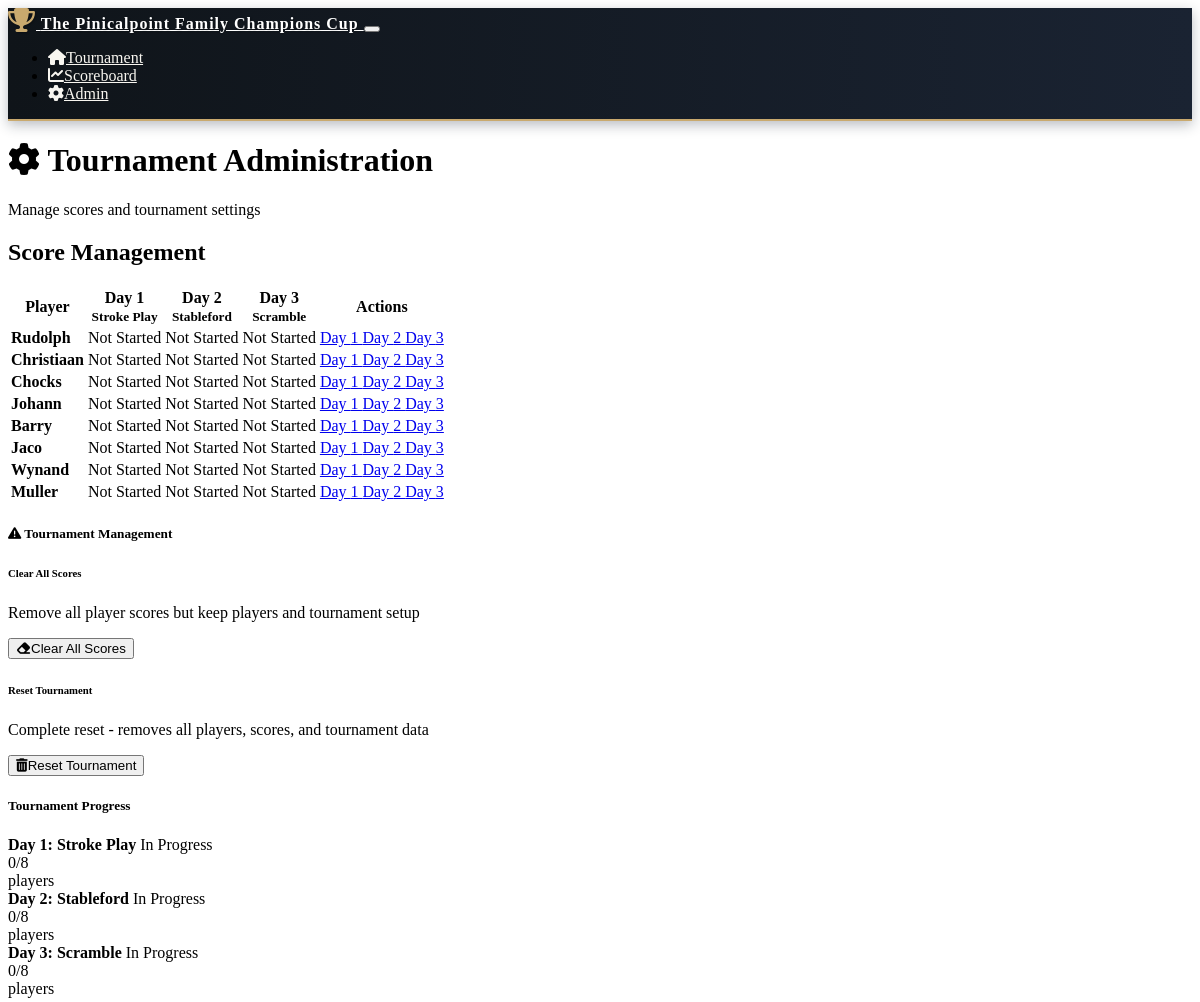
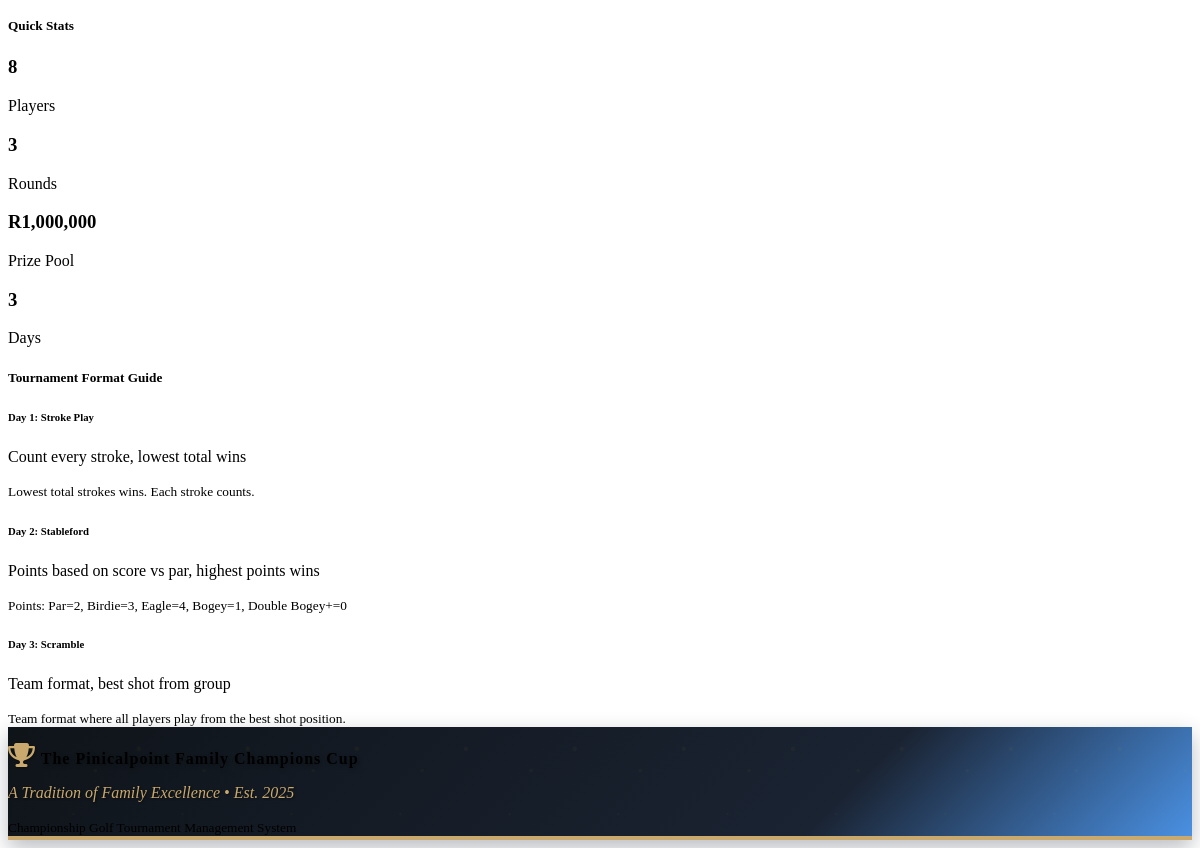
The page /admin on the database its author committed (2 pictures, top to bottom).
### models.py (models this page shows)
class Round(db.Model):
    id = db.Column(db.Integer, primary_key=True)
    tournament_id = db.Column(db.Integer, db.ForeignKey('tournament.id'), nullable=False)
    day = db.Column(db.Integer, nullable=False)  # 1, 2, or 3
    format = db.Column(db.String(50), nullable=False)  # 'stroke_play', 'stableford', 'scramble'
    date = db.Column(db.Date, nullable=False)
    completed = db.Column(db.Boolean, default=False)
    scores = db.relationship('Score', backref='round', lazy=True)

class Player(db.Model):
    id = db.Column(db.Integer, primary_key=True)
    name = db.Column(db.String(100), nullable=False)
    tournament_id = db.Column(db.Integer, db.ForeignKey('tournament.id'), nullable=False)
    handicap = db.Column(db.Integer, default=0)
    created_at = db.Column(db.DateTime, default=datetime.utcnow)
    scores = db.relationship('Score', backref='player', lazy=True)

class Tournament(db.Model):
    id = db.Column(db.Integer, primary_key=True)
    name = db.Column(db.String(100), nullable=False, default="The Pinicalpoint Family Champions Cup")
    start_date = db.Column(db.Date, nullable=False)
    total_prize_pool = db.Column(db.Integer, default=1000000)
    created_at = db.Column(db.DateTime, default=datetime.utcnow)
    players = db.relationship('Player', backref='tournament', lazy=True)
    rounds = db.relationship('Round', backref='tournament', lazy=True)

### routes.py (the view)
@app.route('/admin')
def admin():
    tournament = Tournament.query.first()
    if not tournament:
        return redirect(url_for('player_setup'))
    players = Player.query.filter_by(tournament_id=tournament.id).all()
    rounds = Round.query.filter_by(tournament_id=tournament.id).order_by(Round.day).all()
    return render_template('admin.html',
                         tournament=tournament,
                         players=players,
                         rounds=rounds,
                         tournament_formats=TOURNAMENT_FORMATS)

### templates/admin.html (shortened to what this page needs)
{% extends "base.html" %}
{% block content %}
<div class="container">
    <div class="row mb-4">
        <div class="col-12">
            <div class="card bg-primary">
                <div class="card-body">
                    <h1 class="card-title text-white mb-0">
                        <i class="fas fa-cog me-2"></i>
                        Tournament Administration
                    </h1>
                    <p class="card-text text-white-50 mb-0">Manage scores and tournament settings</p>
                </div>
            </div>
        </div>
    </div>
    <div class="row mb-4">
        <div class="col-12">
            <h2 class="mb-3">Score Management</h2>
            <div class="card">
                <div class="card-body">
                    <div class="table-responsive">
                        <table class="table table-hover">
                            <thead class="table-dark">
                                <tr>
                                    <th>Player</th>
                                    {% for round in rounds %}
                                    <th class="text-center">
                                        Day {{ round.day }}<br>
                                        <small>{{ tournament_formats[round.day].name }}</small>
                                    </th>
                                    {% endfor %}
                                    <th>Actions</th>
                                </tr>
                            </thead>
                            <tbody>
                                {% for player in players %}
                                <tr>
                                    <td><strong>{{ player.name }}</strong></td>
                                    {% for round in rounds %}
                                    <td class="text-center">
                                        {% set score = player.scores|selectattr('round_id', 'equalto', round.id)|first %}
                                        {% if score and score.total_strokes %}
                                            {% if round.format == 'stableford' %}
                                                <span class="badge bg-success">{{ score.stableford_points }} pts</span>
                                            {% else %}
                                                <span class="badge bg-info">{{ score.total_strokes }}</span>
                                            {% endif %}
                                        {% else %}
                                            <span class="text-muted">Not Started</span>
                                        {% endif %}
                                    </td>
                                    {% endfor %}
                                    <td>
                                        <div class="btn-group" role="group">
                                            {% for round in rounds %}
                                            <a href="{{ url_for('scorecard', player_id=player.id, round_id=round.id) }}"
                                               class="btn btn-sm btn-outline-primary">
                                                Day {{ round.day }}
                                            </a>
                                            {% endfor %}
                                        </div>
                                    </td>
                                </tr>
                                {% endfor %}
                            </tbody>
                        </table>
                    </div>
                </div>
            </div>
        </div>
    </div>
    <div class="row mb-4">
        <div class="col-12">
            <div class="card border-warning">
                <div class="card-header bg-warning text-dark">
                    <h5 class="mb-0">
                        <i class="fas fa-exclamation-triangle me-2"></i>
                        Tournament Management
                    </h5>
                </div>
                <div class="card-body">
                    <div class="row">
                        <div class="col-md-6 mb-3">
                            <h6>Clear All Scores</h6>
                            <p class="text-muted small">Remove all player scores but keep players and tournament setup</p>
                            <form method="POST" action="{{ url_for('clear_scores') }}" style="display: inline;"
                                  onsubmit="return confirm('Are you sure you want to clear all scores? This cannot be undone!')">
                                <button type="submit" class="btn btn-warning">
                                    <i class="fas fa-eraser me-2"></i>Clear All Scores
                                </button>
                            </form>
                        </div>
                        <div class="col-md-6 mb-3">
                            <h6>Reset Tournament</h6>
                            <p class="text-muted small">Complete reset - removes all players, scores, and tournament data</p>
                            <form method="POST" action="{{ url_for('reset_tournament') }}" style="display: inline;"
                                  onsubmit="return confirm('Are you sure you want to completely reset the tournament? This will delete ALL data and cannot be undone!')">
                                <button type="submit" class="btn btn-danger">
                                    <i class="fas fa-trash-alt me-2"></i>Reset Tournament
                                </button>
                            </form>
                        </div>
                    </div>
                </div>
            </div>
        </div>
    </div>
    <div class="row mb-4">
        <div class="col-md-6">
            <div class="card">
                <div class="card-header">
                    <h5 class="mb-0">Tournament Progress</h5>
                </div>
                <div class="card-body">
                    {% for round in rounds %}
                    <div class="mb-3">
                        <div class="d-flex justify-content-between align-items-center mb-1">
                            <span><strong>Day {{ round.day }}: {{ tournament_formats[round.day].name }}</strong></span>
                            {% if round.completed %}
                                <span class="badge bg-success">Completed</span>
                            {% else %}
                                <span class="badge bg-warning">In Progress</span>
                            {% endif %}
                        </div>
                        <div class="progress">
                            {% set completed_scores = round.scores|selectattr('total_strokes')|list|length %}
                            {% set progress = (completed_scores / players|length * 100) if players else 0 %}
                            <div class="progress-bar" style="width: {{ progress }}%">
                                {{ completed_scores }}/{{ players|length }} players
                            </div>
                        </div>
                    </div>
                    {% endfor %}
                </div>
            </div>
        </div>
        <div class="col-md-6">
            <div class="card">
                <div class="card-header">
                    <h5 class="mb-0">Quick Stats</h5>
                </div>
                <div class="card-body">
                    <div class="row text-center">
                        <div class="col-6 mb-3">
                            <h3 class="text-primary">{{ players|length }}</h3>
                            <p class="mb-0">Players</p>
                        </div>
                        <div class="col-6 mb-3">
                            <h3 class="text-success">{{ rounds|length }}</h3>
                            <p class="mb-0">Rounds</p>
                        </div>
                        <div class="col-6">
                            <h3 class="text-info">R{{ "{:,}".format(tournament.total_prize_pool) }}</h3>
                            <p class="mb-0">Prize Pool</p>
                        </div>
                        <div class="col-6">
                            <h3 class="text-warning">3</h3>
                            <p class="mb-0">Days</p>
                        </div>
                    </div>
                </div>
            </div>
        </div>
    </div>
    <div class="row">
        <div class="col-12">
            <div class="card">
                <div class="card-header">
                    <h5 class="mb-0">Tournament Format Guide</h5>
                </div>
                <div class="card-body">
                    <div class="row">
                        {% for day, format_info in tournament_formats.items() %}
                        <div class="col-md-4 mb-3">
                            <div class="card h-100 border-primary">
                                <div class="card-header bg-primary text-white">
                                    <h6 class="mb-0">Day {{ day }}: {{ format_info.name }}</h6>
                                </div>
                                <div class="card-body">
                                    <p class="card-text">{{ format_info.description }}</p>
                                    {% if day == 1 %}
                                        <small class="text-muted">Lowest total strokes wins. Each stroke counts.</small>
                                    {% elif day == 2 %}
                                        <small class="text-muted">Points: Par=2, Birdie=3, Eagle=4, Bogey=1, Double Bogey+=0</small>
                                    {% else %}
                                        <small class="text-muted">Team format where all players play from the best shot position.</small>
                                    {% endif %}
                                </div>
                            </div>
                        </div>
                        {% endfor %}
                    </div>
                </div>
            </div>
        </div>
    </div>
</div>
{% endblock %}

### static/css/custom.css (style rules this page uses)
:root { --tournament-navy: #1a2332; --tournament-gold: #c9a96e; --tournament-white: #FFFFFF; --tournament-dark-navy: #0f1419; --tournament-accent-blue: #4a90e2; --tournament-cream: #f8f6f0; --tournament-silver: #8a9ba8; --tournament-shadow: rgba(26, 35, 50, 0.3); --tournament-green: #2d5a27; --tournament-light-green: #4a7c59; }

### rows shown on the page
Round: day "1", day "Stroke Play", shows "In Progress", completed "0", players "8"
Round: day "2", day "Stableford", shows "In Progress", completed "0", players "8", name "Stableford", description "Points based on score vs par, highest points wins", shows "Points: Par=2, Birdie=3, Eagle=4, Bogey=1, Double Bogey+=0"
Round: day "3", day "Scramble", shows "In Progress", completed "0", players "8", name "Scramble", description "Team format, best shot from group", shows "Team format where all players play from the best shot position."
Player: name "Rudolph"
Player: name "Christiaan"
Player: name "Chocks"
Player: name "Johann"
Player: name "Barry"
Player: name "Jaco"
Player: name "Wynand"
Player: name "Muller"
Tournament: total_prize_pool "1,000,000"

### other values the page prints
{{ players|length }} "8"
{{ rounds|length }} "3"
{{ day }} "1"
